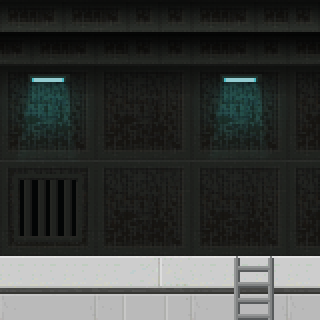

This game map was drawn from its Tiled (.tmx) file and the tilesets committed beside it. A one-line description and the full map source follow:
An orthogonal 10x10 tile map with 32x32 px tiles, 1 tile layer (Tile Layer 1) and 3 objects (2x object, fixture).

<map version="1.0" orientation="orthogonal" renderorder="right-down" width="10" height="10" tilewidth="32" tileheight="32" nextobjectid="5">
 <tileset firstgid="1" name="scifi_platformTiles_32x32" tilewidth="32" tileheight="32" tilecount="805" columns="35">
  <image source="scifi_platformTiles_32x32.png" width="1120" height="736" />
 </tileset>
 <layer name="Tile Layer 1" width="10" height="10">
  <data encoding="csv">
493,494,495,496,497,498,499,500,501,503,
528,529,530,531,532,533,534,535,536,531,
649,650,651,570,571,572,649,650,651,570,
684,685,686,707,708,709,684,685,686,608,
719,720,721,742,743,744,719,720,721,643,
675,676,677,672,673,674,672,673,674,678,
710,711,712,707,708,709,707,708,709,713,
745,746,747,742,743,744,742,743,744,748,
211,212,213,214,215,216,217,218,219,217,
246,247,248,249,250,251,252,253,254,252
</data>
 </layer>
 <objectgroup name="Object Layer 1">
  <object id="1" name="level" type="object" x="0" y="0" width="320" height="320">
   <properties>
    <property name="bgm" value="none" />
    <property name="isSensor" value="true" />
   </properties>
  </object>
  <object id="2" name="floor" type="fixture" x="0" y="256" width="320" height="64">
   <properties>
    <property name="body" value="level" />
    <property name="maskBits" value="1" />
   </properties>
  </object>
  <object id="4" name="spawn point" type="object" x="128" y="128" width="32" height="32">
   <properties>
    <property name="bodyType" value="StaticBody" />
    <property name="isSensor" value="true" />
    <property name="userData" value="spawn" />
   </properties>
  </object>
 </objectgroup>
</map>
